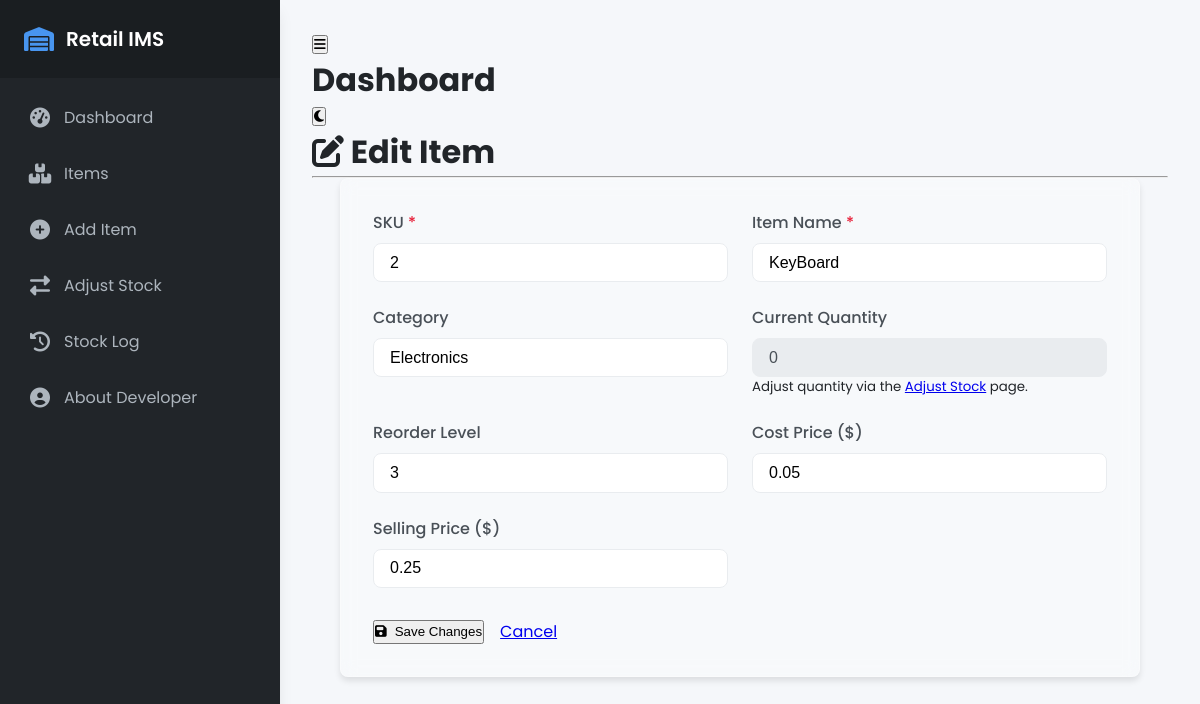
Page /items/edit/2 on the committed database.
### tables this page shows
CREATE TABLE items (
    id INTEGER PRIMARY KEY AUTOINCREMENT,
    sku TEXT UNIQUE NOT NULL,
    name TEXT NOT NULL,
    category TEXT,
    quantity INTEGER NOT NULL DEFAULT 0,
    reorder_level INTEGER NOT NULL DEFAULT 0,
    cost_price REAL,
    selling_price REAL,
    created_at TIMESTAMP DEFAULT CURRENT_TIMESTAMP,
    updated_at TIMESTAMP DEFAULT CURRENT_TIMESTAMP -- Note: Requires trigger or app logic to update on change
);

### main.py (the view, shortened to what this page needs)
@app.route('/items/edit/<int:item_id>', methods=['GET', 'POST'])
def edit_item(item_id):
    item = db.get_item_by_id(item_id)
    if not item:
        flash('Item not found.', 'error')
        return redirect(url_for('items_list'))
    return render_template('item_form.html', item=item, form_action='edit')

### database.py (called while the page is built)
def get_db_connection():
    conn = sqlite3.connect(DATABASE_FILE)
    conn.row_factory = sqlite3.Row # Return rows as dictionary-like objects
    return conn

def execute_query(query, args=(), fetchone=False, commit=False):
    conn = get_db_connection()
    cursor = conn.cursor()
    try:
        cursor.execute(query, args)
        if commit:
            conn.commit()
            return cursor.lastrowid # Return ID for inserts
        if fetchone:
            result = cursor.fetchone()
        else:
            result = cursor.fetchall()
        return result
    except sqlite3.Error as e:
        print(f"Database error: {e}")
        conn.rollback() # Rollback changes on error
        return None
    finally:
        conn.close()

def get_item_by_id(item_id):
    query = "SELECT * FROM items WHERE id = ?"
    return execute_query(query, (item_id,), fetchone=True)

### main.py (called while the page is built)
@app.before_request
def initialize_database():
    if not os.path.exists(db.DATABASE_FILE):
         db.init_db()

### templates/item_form.html (shortened to what this page needs)
{% extends 'base.html' %}
{% set page_title = 'Edit Item' if form_action == 'edit' else 'Add New Item' %}
{% set submit_icon = 'fa-save' if form_action == 'edit' else 'fa-plus' %}
{% set submit_text = 'Save Changes' if form_action == 'edit' else 'Add Item' %}
{% set form_url = url_for('edit_item', item_id=item.id) if form_action == 'edit' else url_for('add_item') %}
{% block content %}
<h1 class="page-header">
    <i class="fas {{ 'fa-edit' if form_action == 'edit' else 'fa-plus-circle' }}"></i> {{ page_title }}
</h1>
<hr class="divider">
<form method="POST" action="{{ form_url }}" class="item-form stylish-form glass-form">
    <div class="form-grid">
        <div class="form-group">
            <label for="sku">SKU <span class="required">*</span></label>
            <input type="text" id="sku" name="sku" value="{{ item.sku or '' }}" required placeholder="e.g., SKU12345">
        </div>
        <div class="form-group">
            <label for="name">Item Name <span class="required">*</span></label>
            <input type="text" id="name" name="name" value="{{ item.name or '' }}" required placeholder="Enter item name">
        </div>
        <div class="form-group">
            <label for="category">Category</label>
            <input type="text" id="category" name="category" value="{{ item.category or '' }}" placeholder="e.g., Electronics">
        </div>
        {% if form_action == 'add' %}
        <div class="form-group">
            <label for="quantity">Initial Quantity</label>
            <input type="number" id="quantity" name="quantity" value="{{ item.quantity or 0 }}" min="0" step="1" placeholder="0">
        </div>
        {% else %}
        <div class="form-group disabled-group">
            <label>Current Quantity</label>
            <input type="number" value="{{ item.quantity }}" disabled>
            <small class="info">Adjust quantity via the <a href="{{ url_for('adjust_stock_route') }}">Adjust Stock</a> page.</small>
        </div>
        {% endif %}
        <div class="form-group">
            <label for="reorder_level">Reorder Level</label>
            <input type="number" id="reorder_level" name="reorder_level" value="{{ item.reorder_level or 0 }}" min="0" step="1" placeholder="Enter threshold">
        </div>
        <div class="form-group">
            <label for="cost_price">Cost Price ($)</label>
            <input type="number" id="cost_price" name="cost_price" value="{{ '%.2f'|format(item.cost_price or 0.0) }}" min="0" step="0.01" placeholder="e.g., 5.99">
        </div>
        <div class="form-group">
            <label for="selling_price">Selling Price ($)</label>
            <input type="number" id="selling_price" name="selling_price" value="{{ '%.2f'|format(item.selling_price or 0.0) }}" min="0" step="0.01" placeholder="e.g., 9.99">
        </div>
    </div>
    <div class="form-actions">
        <button type="submit" class="btn btn-primary icon-btn">
            <i class="fas {{ submit_icon }}"></i> {{ submit_text }}
        </button>
        <a href="{{ url_for('items_list') }}" class="btn btn-secondary">Cancel</a>
    </div>
</form>
{% endblock %}

### static/css/style.css (style rules this page uses)
:root { --primary-color: #4361ee; --primary-light: #4895ef; --primary-dark: #3a0ca3; --secondary-color: #4cc9f0; --success-color: #2ec4b6; --warning-color: #ff9f1c; --danger-color: #e71d36; --light-color: #f8f9fa; --dark-color: #212529; --gray-light: #e9ecef; --gray-medium: #adb5bd; --gray-dark: #495057; --shadow-sm: 0 1px 3px rgba(0, 0, 0, 0.12), 0 1px 2px rgba(0, 0, 0, 0.24); --shadow-md: 0 4px 6px rgba(0, 0, 0, 0.1); --shadow-lg: 0 10px 15px -3px rgba(0, 0, 0, 0.1), 0 4px 6px -2px rgba(0, 0, 0, 0.05); --border-radius: 0.5rem; --transition: all 0.3s ease; }
* { box-sizing: border-box; margin: 0; padding: 0; }
body { font-family: 'Poppins', sans-serif; font-size: 16px; line-height: 1.5; color: var(--dark-color); background-color: #f5f7fa; }
.stylish-form { background: white; border-radius: var(--border-radius); box-shadow: var(--shadow-md); padding: 2rem; max-width: 800px; margin: auto; transition: var(--transition); }
.glass-form { background: rgba(255, 255, 255, 0.25); backdrop-filter: blur(8px); border: 1px solid rgba(255, 255, 255, 0.3); box-shadow: var(--shadow-md); }
.form-grid { display: grid; grid-template-columns: repeat(auto-fit, minmax(280px, 1fr)); gap: 1.5rem; }
.form-group { display: flex; flex-direction: column; }
.form-group label { font-weight: 500; margin-bottom: 0.5rem; color: var(--gray-dark); }
.form-group input { padding: 0.6rem 1rem; border: 1px solid var(--gray-light); border-radius: var(--border-radius); font-size: 1rem; transition: var(--transition); background-color: white; }
.disabled-group input[disabled] { background-color: var(--gray-light); color: var(--gray-dark); cursor: not-allowed; }
.required { color: var(--danger-color); }
.form-actions { margin-top: 2rem; display: flex; gap: 1rem; justify-content: flex-start; }
.icon-btn { display: flex; align-items: center; gap: 0.5rem; }

### rows in the picture
items: sku "2", name "KeyBoard", category "Electronics", quantity "0", reorder_level "3", cost_price "0.05", selling_price "0.25"

### other values in the picture
{{ page_title }} "Edit Item"
{{ submit_text }} "Save Changes"
